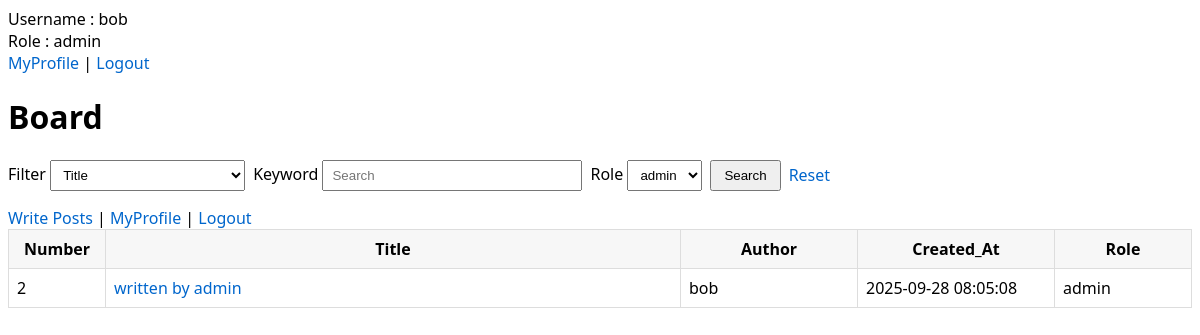
/board/board.php?role=admin (signed in), run on the app's committed database.
### tables this page shows
CREATE TABLE posts (
    id INT AUTO_INCREMENT PRIMARY KEY,
    title VARCHAR(200) NOT NULL,
    content TEXT NOT NULL,
    user_id INT NOT NULL,
    filename VARCHAR(255),
    role ENUM('user','admin') NOT NULL DEFAULT 'user',
    isSecret BOOLEAN NOT NULL DEFAULT FALSE,
    created_at TIMESTAMP DEFAULT CURRENT_TIMESTAMP,
    FOREIGN KEY (user_id) REFERENCES users(id) ON DELETE CASCADE
);

CREATE TABLE users (
    id INT AUTO_INCREMENT PRIMARY KEY,
    username VARCHAR(50) NOT NULL UNIQUE,
    email VARCHAR(100) NOT NULL UNIQUE,
    password VARCHAR(255) NOT NULL,
    profile VARCHAR(255) DEFAULT NULL,
    balance INT NOT NULL DEFAULT 10000,
    role ENUM('user','admin') NOT NULL DEFAULT 'user',
    created_at TIMESTAMP DEFAULT CURRENT_TIMESTAMP
);

### board/board.php (the view, shortened to what this page needs)
<?php
require '../config.php';
include '../header.php';
$q      = isset($_GET['q']) ? trim($_GET['q']) : '';
$field  = isset($_GET['field']) ? $_GET['field'] : 'title';
$role   = isset($_GET['role']) ? trim($_GET['role']) : '';
$where = [];
if ($role !== '') {
    $where[] = "COALESCE(p.role, u.role) = '$role'";
}
$whereSql = $where ? ('WHERE '.implode(' AND ', $where)) : '';
$sql = "
SELECT
    p.id,
    p.title,
    p.created_at,
    u.username AS author_name,
    COALESCE(p.role, u.role) AS role_name
FROM posts p
JOIN users u ON p.user_id = u.id
{$whereSql}
ORDER BY p.created_at DESC, p.id DESC
";
$stmt = $pdo->query($sql);
$rows = $stmt->fetchAll(PDO::FETCH_ASSOC);
$preserveQs = http_build_query([
    'q'     => $q,
    'field' => $field,
    'role'  => $role,
]);
?>
<!doctype html>
<html lang="ko">
<head>
  <link rel="stylesheet" href="/style.css">
</head>
<body>
  <h1>Board</h1>
  <form class="search" method="get" action="">
    <label>
      Filter
      <select name="field">
        <option value="title"   <?= $field==='title'?'selected':''; ?>>Title</option>
      </select>
    </label>
    <label>
      Keyword
      <input type="text" name="q" value="<?= $q ?>" placeholder="Search">
    </label>
    <label>
      Role
      <select name="role">
        <option value="admin"   <?= $role==='admin'?'selected':''; ?>>admin</option>
      </select>
    </label>
    <button type="submit">Search</button>
    <?php if ($q!=='' || $role!==''): ?>
      <a href="board.php" style="align-self:center">Reset</a>
    <?php endif; ?>
  </form>
  <div>
     <a href="/board/write.php">Write Posts</a> |
    <a href="/board/profile.php">MyProfile</a> |
    <a href="/auth/logout.php">Logout</a>
  </div>
  <?php if (!$rows && $q !== ''): ?>
    <p class="no-results">"<?= $q ?>" No Result Found.</p>
  <?php elseif (!$rows): ?>
    <p class="muted">No Content Found.</p>
  <?php else: ?>
    <table>
      <thead>
        <tr>
          <th style="width:80px">Number</th>
          <th>Title</th>
          <th style="width:160px">Author</th>
          <th style="width:180px">Created_At</th>
          <th style="width:120px">Role</th>
        </tr>
      </thead>
      <tbody>
        <?php foreach ($rows as $r): ?>
          <?php
            $id = (int)$r['id'];
            $title = $r['title'];
            $author = $r['author_name'];
            $created = $r['created_at'];
            $roleName = $r['role_name'];
            $link = 'view.php?id=' . $id;
            if ($preserveQs !== '') {
                $link .= '&' . $preserveQs;
            }
          ?>
          <tr>
            <td><?= $id ?></td>
            <td><a href="<?= $link ?>"><?= $title ?></a></td>
            <td><?= $author ?></td>
            <td><?= $created ?></td>
            <td><?= $roleName ?></td>
          </tr>
        <?php endforeach; ?>
      </tbody>
    </table>
  <?php endif; ?>
</body>
</html>

### style.css (style rules this page uses)
body { font-family: system-ui, -apple-system, Segoe UI, Roboto, Helvetica, Arial, sans-serif; }
form.search { margin: 16px 0; display: flex; gap: 8px; flex-wrap: wrap; }
table { border-collapse: collapse; width: 100%; }
th, td { border: 1px solid #ddd; padding: 8px; }
thead th { background: #f7f7f7; }
input[type="text"] { padding: 6px 8px; width: 260px; }
select { padding: 6px 8px; }
button { padding: 6px 12px; cursor: pointer; }
a { text-decoration: none; color: #0066cc; }

### data on the page
posts: id "2", title "written by admin", user.username "bob", created_at "2025-09-28 08:05:08", roleName "admin"

### other printed values
$_SESSION['username'] "bob"
$_SESSION['role'] "admin"
